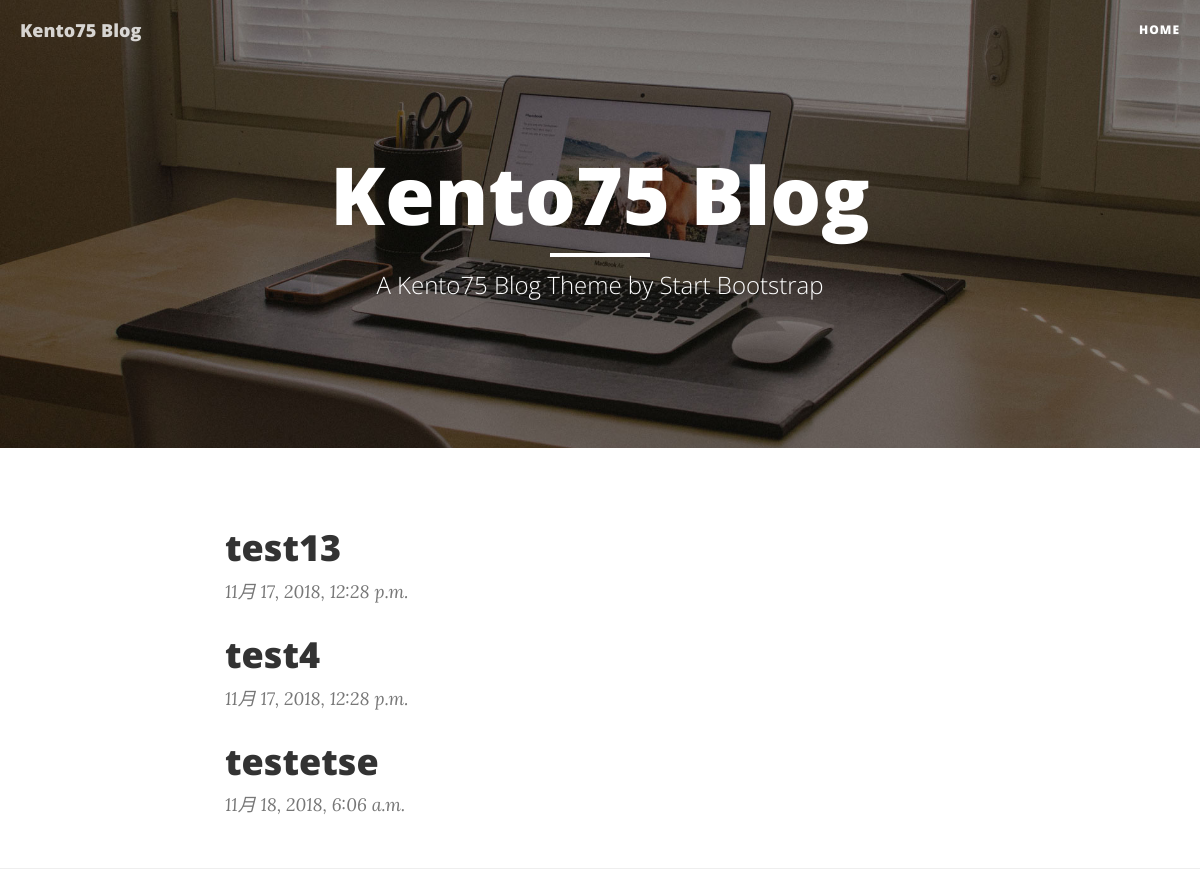
The app's page /, older data.
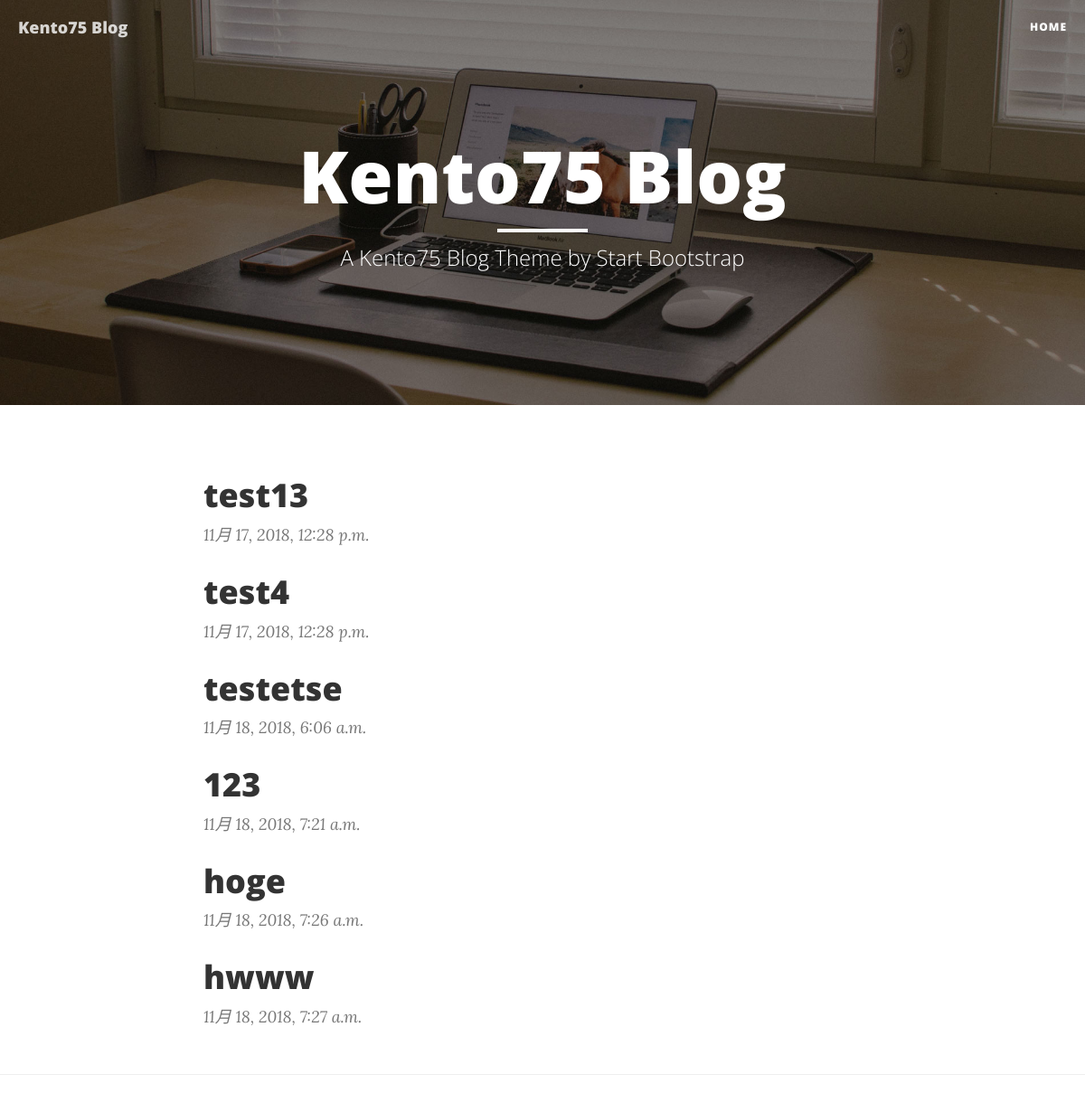
The same page, newer data.
### blog/models.py (models this page shows)
class Blog(models.Model):
    content = models.CharField(max_length=140)
    posted_date = models.DateTimeField(auto_now_add=True)

### blog/views.py (the view)
# urls.py: path('', BlogListView.as_view(), name='index'),                    # 記事一覧画面
class BlogListView(ListView):
    model = Blog
    context_object_name = 'blogs'

### blog/templates/blog/blog_list.html
{% extends "base.html" %}
{% block body %}
<div class="row">
  <div class="col-lg-8 col-lg-offset-2 col-md-10 col-md-offset-1">
    {% for blog in blogs %}
    <div class="post-preview">
      <a href="{% url 'detail' blog.pk %}">
        <h2 class="post-title">
          {{ blog.content }}
        </h2>
      </a>
      <p class="post-meta"> {{ blog.posted_date }}</p>
    </div>
    {% endfor %}
  </div>
</div>
{% endblock %}

Row changes from the older to the newer data that the page shows:
added Blog: content "123", posted_date "11月 18, 2018, 7:21 a.m."
added Blog: content "hoge", posted_date "11月 18, 2018, 7:26 a.m."
added Blog: content "hwww", posted_date "11月 18, 2018, 7:27 a.m."
